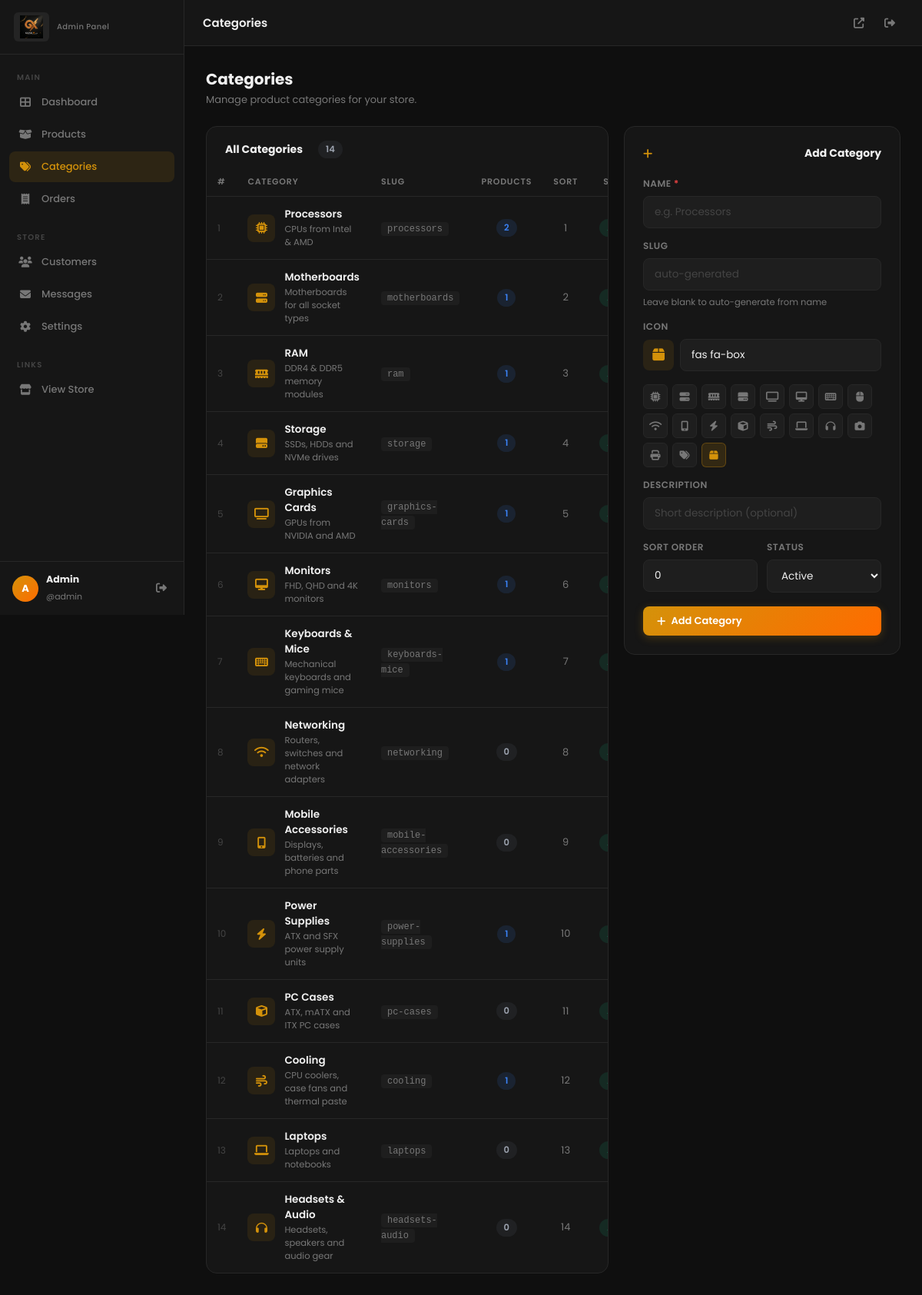
Screenshot of /admin/categories.php (signed in) with the database file from the repository.
### tables this page shows
CREATE TABLE `categories` (
  `id`          INT UNSIGNED     NOT NULL AUTO_INCREMENT,
  `name`        VARCHAR(100)     NOT NULL,
  `slug`        VARCHAR(100)     NOT NULL,
  `icon`        VARCHAR(100)     NOT NULL DEFAULT 'fas fa-box',
  `description` VARCHAR(255)     DEFAULT NULL,
  `parent_id`   INT UNSIGNED     DEFAULT NULL,
  `sort_order`  INT              NOT NULL DEFAULT 0,
  `is_active`   TINYINT(1)       NOT NULL DEFAULT 1,
  `created_at`  TIMESTAMP        NOT NULL DEFAULT CURRENT_TIMESTAMP,
  PRIMARY KEY (`id`),
  UNIQUE KEY `uq_slug` (`slug`),
  FOREIGN KEY (`parent_id`) REFERENCES `categories`(`id`) ON DELETE SET NULL
);

### includes/auth.php (called while the page is built, shortened)
<?php
function adminName(): string     { return $_SESSION['admin_name']     ?? 'Admin'; }
function adminUsername(): string { return $_SESSION['admin_username'] ?? 'admin'; }

### admin/categories.php (the view, shortened to what this page needs)
<?php
$_isAjax = $_SERVER['REQUEST_METHOD'] === 'POST' && ($_SERVER['HTTP_X_REQUESTED_WITH'] ?? '') === 'XMLHttpRequest';
if ($_isAjax) {
    require_once dirname(__DIR__) . '/includes/functions.php';
    require_once dirname(__DIR__) . '/includes/auth.php';
    if (!isAdminLoggedIn()) { http_response_code(401); echo json_encode(['success'=>false,'message'=>'Session expired.']); exit; }
} else {
    $pageTitle  = 'Categories';
    $activePage = 'categories';
    require_once __DIR__ . '/includes/layout.php';
}
$db = getDB();
$categories = $db->query('
    SELECT c.*, COUNT(p.id) AS product_count
    FROM categories c
    LEFT JOIN products p ON p.category_id = c.id AND p.is_active = 1
    GROUP BY c.id
    ORDER BY c.sort_order ASC, c.name ASC
')->fetchAll();
$editing = [];
$iconSuggestions = [
    'fas fa-microchip'   => 'Processors',
    'fas fa-server'      => 'Motherboards',
    'fas fa-memory'      => 'RAM',
    'fas fa-hdd'         => 'Storage',
    'fas fa-tv'          => 'GPU / Monitors',
    'fas fa-desktop'     => 'Desktop / Monitor',
    'fas fa-keyboard'    => 'Keyboards',
    'fas fa-mouse'       => 'Mouse',
    'fas fa-wifi'        => 'Networking',
    'fas fa-mobile-alt'  => 'Mobile',
    'fas fa-bolt'        => 'Power Supply',
    'fas fa-cube'        => 'PC Cases',
    'fas fa-wind'        => 'Cooling',
    'fas fa-laptop'      => 'Laptops',
    'fas fa-headphones'  => 'Audio',
    'fas fa-camera'      => 'Cameras',
    'fas fa-print'       => 'Printers',
    'fas fa-tags'        => 'General',
    'fas fa-box'         => 'Other',
];
?>
<div class="page-header">
  <div>
    <h1>Categories</h1>
    <p>Manage product categories for your store.</p>
  </div>
</div>
<div style="display:grid;grid-template-columns:1fr 360px;gap:20px;align-items:start">
  <div class="card" style="padding:0;overflow:hidden">
    <div style="padding:18px 24px 0;display:flex;align-items:center;justify-content:space-between">
      <div class="card-title" style="margin:0">All Categories <span class="badge badge-gray" style="margin-left:8px" id="catCountBadge"><?= count($categories) ?></span></div>
    </div>
    <div style="padding:12px 0 0">
    <?php if ($categories): ?>
      <div class="table-wrap">
        <table class="admin-table">
          <thead>
            <tr>
              <th style="width:40px">#</th>
              <th>Category</th>
              <th>Slug</th>
              <th style="text-align:center">Products</th>
              <th style="text-align:center">Sort</th>
              <th style="text-align:center">Status</th>
            </tr>
          </thead>
          <tbody>
          <?php foreach ($categories as $i => $cat): ?>
            <tr>
              <td style="color:var(--text-dim);font-size:12px"><?= $i + 1 ?></td>
              <td>
                <div style="display:flex;align-items:center;gap:12px">
                  <div style="width:36px;height:36px;border-radius:8px;background:rgba(212,146,10,.1);display:flex;align-items:center;justify-content:center;color:var(--primary);font-size:15px;flex-shrink:0">
                    <i class="<?= htmlspecialchars($cat['icon']) ?>"></i>
                  </div>
                  <div>
                    <div style="font-weight:600;color:var(--text);font-size:13.5px"><?= htmlspecialchars($cat['name']) ?></div>
                    <?php if ($cat['description']): ?>
                      <div style="font-size:11.5px;color:var(--text-muted);margin-top:1px"><?= htmlspecialchars($cat['description']) ?></div>
                    <?php endif ?>
                  </div>
                </div>
              </td>
              <td><code style="font-size:12px;color:var(--text-muted);background:var(--bg-3);padding:2px 8px;border-radius:4px"><?= htmlspecialchars($cat['slug']) ?></code></td>
              <td style="text-align:center">
                <a href="products.php?category=<?= $cat['id'] ?>" class="badge <?= $cat['product_count'] > 0 ? 'badge-blue' : 'badge-gray' ?>">
                  <?= $cat['product_count'] ?>
                </a>
              </td>
              <td style="text-align:center;color:var(--text-muted);font-size:13px"><?= $cat['sort_order'] ?></td>
              <td style="text-align:center">
                <button type="button"
                  class="badge <?= $cat['is_active'] ? 'badge-green' : 'badge-red' ?> js-toggle-cat"
                  style="border:none;cursor:pointer;padding:3px 10px"
                  data-id="<?= $cat['id'] ?>"
                  data-active="<?= $cat['is_active'] ?>">
                </button>
              </td>
            </tr>
          <?php endforeach ?>
          </tbody>
        </table>
      </div>
    <?php endif ?>
    </div>
  </div>
  <div class="card" style="position:sticky;top:80px">
    <div class="card-title">
      <?= $editing ? '<i class="fas fa-pen" style="color:var(--primary)"></i> Edit Category' : '<i class="fas fa-plus" style="color:var(--primary)"></i> Add Category' ?>
    </div>
    <form method="POST" id="catForm">
      <div class="form-grid" style="gap:14px">
        <div class="form-group">
          <label class="form-label">Name <span style="color:var(--red)">*</span></label>
          <input type="text" name="name" class="form-input" placeholder="e.g. Processors" required
            value="<?= htmlspecialchars($editing['name'] ?? '') ?>" id="catName">
        </div>
        <div class="form-group">
          <label class="form-label">Slug</label>
          <input type="text" name="slug" class="form-input" placeholder="auto-generated"
            value="<?= htmlspecialchars($editing['slug'] ?? '') ?>" id="catSlug">
          <span class="form-hint">Leave blank to auto-generate from name</span>
        </div>
        <div class="form-group">
          <label class="form-label">Icon</label>
          <div style="display:flex;gap:8px;align-items:center">
            <div id="iconPreview" style="width:40px;height:40px;border-radius:8px;background:rgba(212,146,10,.1);display:flex;align-items:center;justify-content:center;color:var(--primary);font-size:18px;flex-shrink:0">
              <i class="<?= htmlspecialchars($editing['icon'] ?? 'fas fa-box') ?>" id="iconPreviewI"></i>
            </div>
            <input type="text" name="icon" class="form-input" id="iconInput"
              placeholder="fas fa-box"
              value="<?= htmlspecialchars($editing['icon'] ?? 'fas fa-box') ?>">
          </div>
          <div style="display:flex;flex-wrap:wrap;gap:6px;margin-top:10px">
            <?php foreach ($iconSuggestions as $cls => $label): ?>
              <button type="button" class="icon-pick" data-icon="<?= $cls ?>" title="<?= $label ?>"
                style="width:32px;height:32px;border-radius:6px;background:var(--bg-3);border:1px solid var(--border);color:var(--text-muted);cursor:pointer;display:flex;align-items:center;justify-content:center;font-size:13px;transition:all .2s">
                <i class="<?= $cls ?>"></i>
              </button>
            <?php endforeach ?>
          </div>
        </div>
        <div class="form-group">
          <label class="form-label">Description</label>
          <input type="text" name="description" class="form-input" placeholder="Short description (optional)"
            value="<?= htmlspecialchars($editing['description'] ?? '') ?>">
        </div>
        <div style="display:grid;grid-template-columns:1fr 1fr;gap:12px">
          <div class="form-group">
            <label class="form-label">Sort Order</label>
            <input type="number" name="sort_order" class="form-input" min="0" value="<?= $editing['sort_order'] ?? '0' ?>">
          </div>
          <div class="form-group">
            <label class="form-label">Status</label>
            <select name="is_active" class="form-select">
              <option value="1" <?= ($editing['is_active'] ?? 1) == 1 ? 'selected' : '' ?>>Active</option>
            </select>
          </div>
        </div>
        <div style="display:flex;gap:10px;margin-top:4px">
          <button type="submit" class="btn btn-gold" style="flex:1">
            <i class="fas <?= $editing ? 'fa-save' : 'fa-plus' ?>"></i>
            <?= $editing ? 'Save Changes' : 'Add Category' ?>
          </button>
        </div>
      </div>
    </form>
  </div>
</div>
<?php require_once __DIR__ . '/includes/layout-end.php'; ?>

### admin/includes/layout.php (shortened to what this page needs)
<?php
require_once dirname(__DIR__, 2) . '/includes/auth.php';
$title   = $pageTitle ?? 'Admin';
$active  = $activePage ?? '';
$name    = adminName();
$uname   = adminUsername();
$_db = getDB();
$pendingOrders  = (int)$_db->query("SELECT COUNT(*) FROM orders WHERE status='pending'")->fetchColumn();
$unreadMessages = (int)$_db->query("SELECT COUNT(*) FROM contact_messages WHERE is_read=0")->fetchColumn();
?>
<!DOCTYPE html>
<html lang="en">
<head>
  <link rel="stylesheet" href="https://cdnjs.cloudflare.com/ajax/libs/font-awesome/6.5.0/css/all.min.css">
  <link rel="stylesheet" href="<?= BASE_URL ?>admin/assets/css/admin.css">
</head>
<body>
<aside class="sidebar" id="sidebar">
  <div class="sidebar-logo">
    <img src="<?= BASE_URL ?>images/logo.jpg" alt="Genex" class="sl-logo-img">
    <span class="sl-sub">Admin Panel</span>
  </div>
  <nav class="sidebar-nav">
    <div class="nav-label">Main</div>
    <a href="<?= BASE_URL ?>admin/dashboard.php"  class="nav-item <?= $active==='dashboard'  ?'active':'' ?>">
      <i class="fas fa-th-large"></i><span>Dashboard</span>
    </a>
    <a href="<?= BASE_URL ?>admin/products.php"   class="nav-item <?= $active==='products'   ?'active':'' ?>">
      <i class="fas fa-box-open"></i><span>Products</span>
    </a>
    <a href="<?= BASE_URL ?>admin/categories.php" class="nav-item <?= $active==='categories' ?'active':'' ?>">
      <i class="fas fa-tags"></i><span>Categories</span>
    </a>
    <a href="<?= BASE_URL ?>admin/orders.php"     class="nav-item <?= $active==='orders' ? 'active' : ($pendingOrders > 0 ? 'has-pending' : '') ?>">
      <i class="fas fa-receipt"></i><span>Orders</span>
    </a>
    <div class="nav-label" style="margin-top:16px">Store</div>
    <a href="<?= BASE_URL ?>admin/customers.php"  class="nav-item <?= $active==='customers'  ?'active':'' ?>">
      <i class="fas fa-users"></i><span>Customers</span>
    </a>
    <a href="<?= BASE_URL ?>admin/messages.php" class="nav-item <?= $active==='messages' ? 'active' : ($unreadMessages > 0 ? 'has-pending' : '') ?>">
      <i class="fas fa-envelope"></i><span>Messages</span>
    </a>
    <a href="<?= BASE_URL ?>admin/settings.php"   class="nav-item <?= $active==='settings'   ?'active':'' ?>">
      <i class="fas fa-cog"></i><span>Settings</span>
    </a>
    <div class="nav-label" style="margin-top:16px">Links</div>
    <a href="<?= BASE_URL ?>index.php" target="_blank" class="nav-item">
      <i class="fas fa-store"></i><span>View Store</span>
    </a>
  </nav>
  <div class="sidebar-user">
    <div class="su-avatar"><?= strtoupper(substr($name,0,1)) ?></div>
    <div class="su-info">
      <strong><?= htmlspecialchars($name) ?></strong>
      <span>@<?= htmlspecialchars($uname) ?></span>
    </div>
    <a href="<?= BASE_URL ?>admin/logout.php" class="su-logout" title="Logout">
      <i class="fas fa-sign-out-alt"></i>
    </a>
  </div>
</aside>
<div class="main-wrap">
  <header class="topbar">
    <div class="topbar-title"><?= htmlspecialchars($title) ?></div>
    <div class="topbar-right">
      <a href="<?= BASE_URL ?>index.php" target="_blank" class="topbar-btn" title="View Store">
        <i class="fas fa-external-link-alt"></i>
      </a>
      <a href="<?= BASE_URL ?>admin/logout.php" class="topbar-btn" title="Logout">
        <i class="fas fa-sign-out-alt"></i>
      </a>
    </div>
  </header>
  <main class="page-content">

### admin/includes/layout-end.php (shortened to what this page needs)
  </main>
</div>
</body>
</html>

### rows the page displays
categories: name "Processors", description "CPUs from Intel & AMD", slug "processors", product_count "2", sort_order "1"
categories: name "Motherboards", description "Motherboards for all socket types", slug "motherboards", product_count "1", sort_order "2"
categories: name "RAM", description "DDR4 & DDR5 memory modules", slug "ram", product_count "1", sort_order "3"
categories: name "Storage", description "SSDs, HDDs and NVMe drives", slug "storage", product_count "1", sort_order "4"
categories: name "Graphics Cards", description "GPUs from NVIDIA and AMD", slug "graphics-cards", product_count "1", sort_order "5"
categories: name "Monitors", description "FHD, QHD and 4K monitors", slug "monitors", product_count "1", sort_order "6"
categories: name "Keyboards & Mice", description "Mechanical keyboards and gaming mice", slug "keyboards-mice", product_count "1", sort_order "7"
categories: name "Networking", description "Routers, switches and network adapters", slug "networking", product_count "0", sort_order "8"
categories: name "Mobile Accessories", description "Displays, batteries and phone parts", slug "mobile-accessories", product_count "0", sort_order "9"
categories: name "Power Supplies", description "ATX and SFX power supply units", slug "power-supplies", product_count "1", sort_order "10"
categories: name "PC Cases", description "ATX, mATX and ITX PC cases", slug "pc-cases", product_count "0", sort_order "11"
categories: name "Cooling", description "CPU coolers, case fans and thermal paste", slug "cooling", product_count "1", sort_order "12"
categories: name "Laptops", description "Laptops and notebooks", slug "laptops", product_count "0", sort_order "13"
categories: name "Headsets & Audio", description "Headsets, speakers and audio gear", slug "headsets-audio", product_count "0", sort_order "14"

### other values shown
substr($name,0,1) "A"
$name "Admin"
$uname "admin"
$title "Categories"
count($categories) "14"
